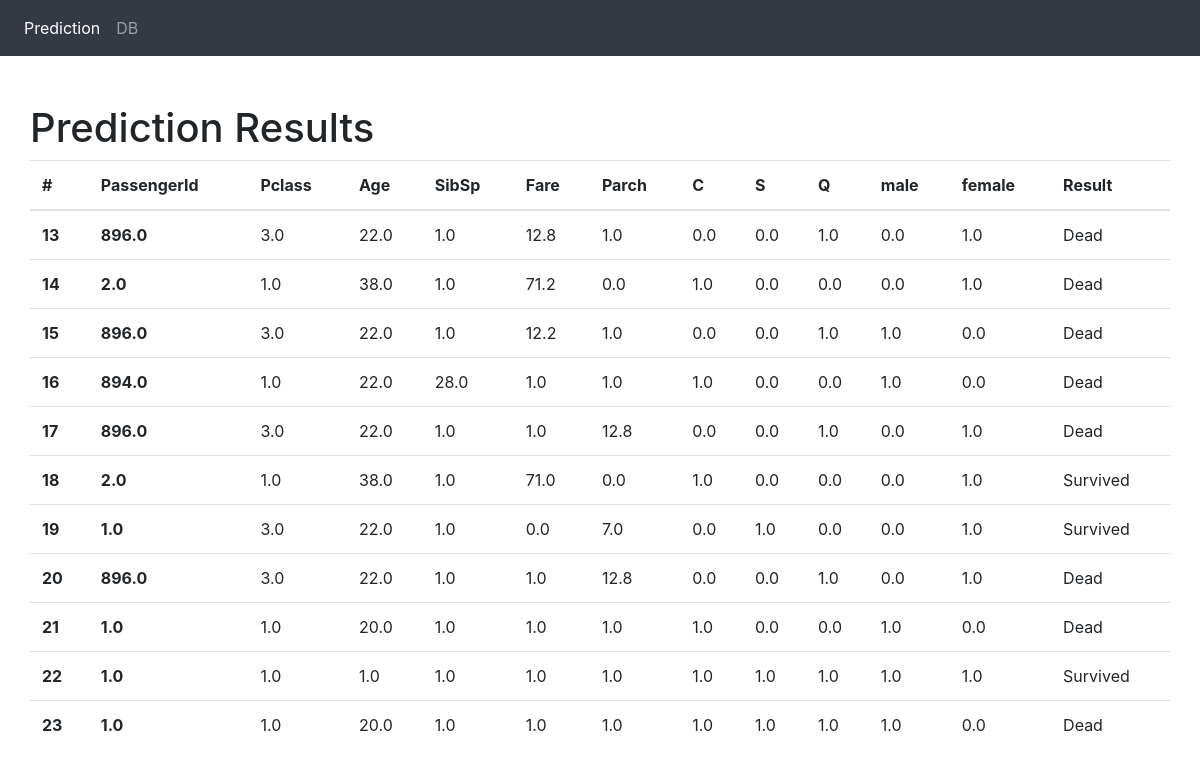
Before: /results/ with the older database file.
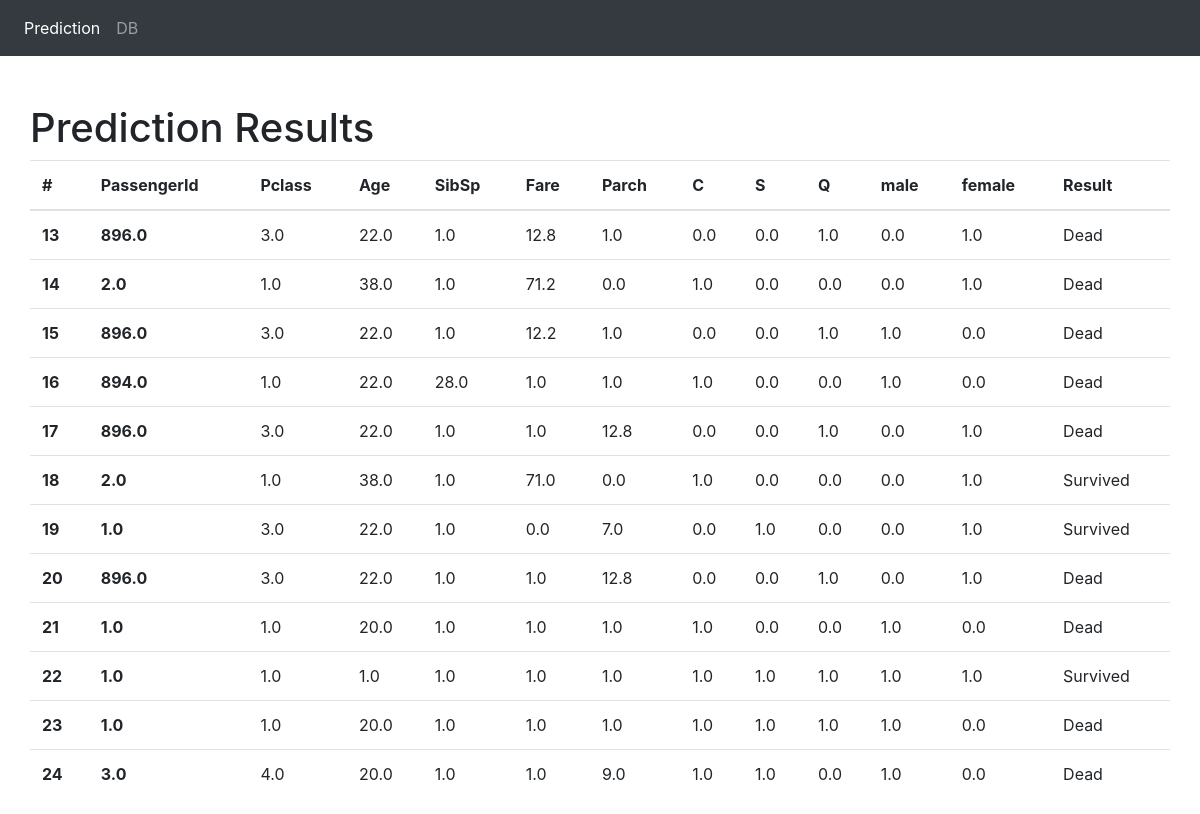
After: the same page with the newer database file.
### titanic/models.py (models this page shows, shortened)
class Pred(models.Model):
    PassengerId = models.FloatField(default=0)
    Pclass = models.FloatField(default=0)
    Age = models.FloatField(default=0)
    SibSp = models.FloatField(default=0)
    Parch = models.FloatField(default=0)
    Fare = models.FloatField(default=0)
    C = models.FloatField(default=1)
    S = models.FloatField(default=1)
    Q = models.FloatField(default=1)
    male = models.FloatField(default=0)
    female = models.FloatField(default=0)
    classification = models.CharField(max_length=30)

### titanic/views.py (the view)
# urls.py: path('results/',views.view_results,name='results'),
def view_results(request):
    return render(request,"result.html",{"dataset":Pred.objects.all()})

### templates/result.html
{% extends "base.html" %}
{% block content %}
    <div class="container pt-5">
        <div class="row">
        <h1>Prediction Results</h1>
            <table class="table">
                <thead>
                <tr>
                <th scope="col">#</th>
                <th scope="col">PassengerId</th>
                <th scope="col">Pclass</th>
                <th scope="col">Age</th>
                <th scope="col">SibSp</th>
                <th scope="col">Fare</th>
                <th scope="col">Parch</th>
                <th scope="col">C</th>
                <th scope="col">S</th>
                <th scope="col">Q</th>
                <th scope="col">male</th>
                <th scope="col">female</th>
                <th scope="col">Result</th>
                </tr>
                </thead>
                <tbody>
                {% for dataa in dataset %}
                    <tr>
                    <th scope="row">{{ dataa.id }}</th>
                    <th>{{ dataa.PassengerId }}</th>
                    <td>{{ dataa.Pclass }}</td>
                    <td>{{ dataa.Age }}</td>
                    <td>{{ dataa.SibSp }}</td>
                    <td>{{ dataa.Fare }}</td>
                    <td>{{ dataa.Parch }}</td>
                    <td>{{ dataa.C }}</td>
                    <td>{{ dataa.S }}</td>
                    <td>{{ dataa.Q }}</td>
                    <td>{{ dataa.male }}</td>
                    <td>{{ dataa.female }}</td>
                    <td>{{ dataa.classification }}</td>
                    </tr>
                {% endfor %}
                </tbody>
            </table>
        </div>
    </div>
{% endblock %}

### templates/base.html (shortened to what this page needs)
<!doctype html>
<html lang="en">
    <head>
    <link rel="stylesheet" href="https://stackpath.bootstrapcdn.com/bootstrap/4.4.1/css/bootstrap.min.css">
    </head>
    <body>
    <nav class="navbar navbar-expand-lg navbar-dark bg-dark">
        <div class="collapse navbar-collapse" id="navbarSupportedContent">
            <ul class="navbar-nav mr-auto">
                <li class="nav-item active">
                    <a class="nav-link" href="/">Prediction <span class="sr-only">(current)</span></a>
                </li>
                <li class="nav-item">
                    <a class="nav-link" href="/results">DB</a>
                </li>
            </ul>
        </div>
    </nav>
    {% block content %}
    {% endblock %}
    </body>
</html>

Changed rows visible on the page:
added Pred: id "24", PassengerId "3.0", Pclass "4.0", Age "20.0", SibSp "1.0", Fare "1.0", Parch "9.0", C "1.0", S "1.0", Q "0.0", male "1.0", female "0.0", classification "Dead"
